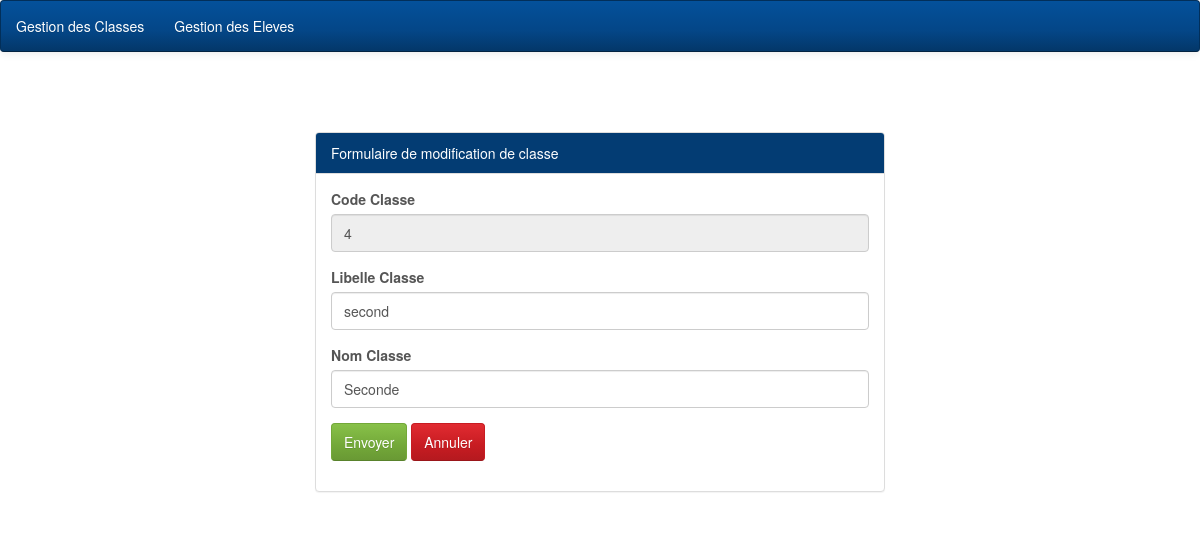
The app's page /Views/FModifClasses.php?codeClasse=4 with its own data.
### tables this page shows
CREATE TABLE IF NOT EXISTS `classe` (
`codeClasse` int(11) NOT NULL,
  `libelleClasse` varchar(150) NOT NULL,
  `nomClasse` varchar(150) NOT NULL
);

### Model/classes.php (called while the page is built, shortened)
<?php
	function getclassebyid($codeClasse)
	{
		$sql = "SELECT * FROM classe WHERE codeClasse=$codeClasse";
		$connect = getConnection();
		$result = mysqli_query($connect, $sql);
		return $result;
	}
?>

### Views/FModifClasses.php (the view, shortened to what this page needs)
<?php
	require_once '../Model/classes.php';
	if (isset($_GET['codeClasse']))
	{
		$codeClasse = $_GET['codeClasse'];
		$result = getclassebyid($codeClasse);
		$tab = mysqli_fetch_row($result);
	}
?>
<!DOCTYPE html>
<html>
<head>
	<link rel="stylesheet" type="text/css" href="style/bootstrap-cerulean.min.css">
	<link rel="stylesheet" type="text/css" href="style/style.css">
</head>
<body>
	<nav class="navbar navbar-inverse">
		<ul class="nav navbar-nav">
			<li><a href="ListesClasses.php">Gestion des Classes</a></li>
			<li><a href="ListesEleves.php">Gestion des Eleves</a></li>
		</ul>
	</nav>
	<div class="container col-md-6 col-md-offset-3 marge">
		<div class="panel panel-info">
			<div class="panel-heading">Formulaire de modification de classe</div>
			<div class="panel-body">
				<form method="POST" action="../Controller/TModifClasses.php">
					<div class="form-group">
						<label>Code Classe</label>
						<input type="text" name="codeClasse" readonly="" class="form-control" required="" value="<?= $tab[0] ?>">
					</div>
					<div class="form-group">
						<label>Libelle Classe</label>
						<input type="text" name="libelleClasse" class="form-control" required="" value="<?= $tab[1] ?>">
					</div>
					<div class="form-group">
						<label>Nom Classe</label>
						<input type="text" name="nomClasse" class="form-control" value="<?= $tab[2] ?>">
					</div>
					<div class="form-group">
				<input type="submit" name="envoyer" value="Envoyer" class="btn btn-success">
				<input type="reset" name="annuler" value="Annuler" class="btn btn-danger">
			</div>
				</form>
			</div>
		</div>
	</div>
</body>
</html>

### Views/Style/style.css (style rules this page uses)
.marge { margin-top: 60px; }
body { background-size: 100%; }

### records on screen
classe: codeClasse "4", libelleClasse "second", nomClasse "Seconde"
